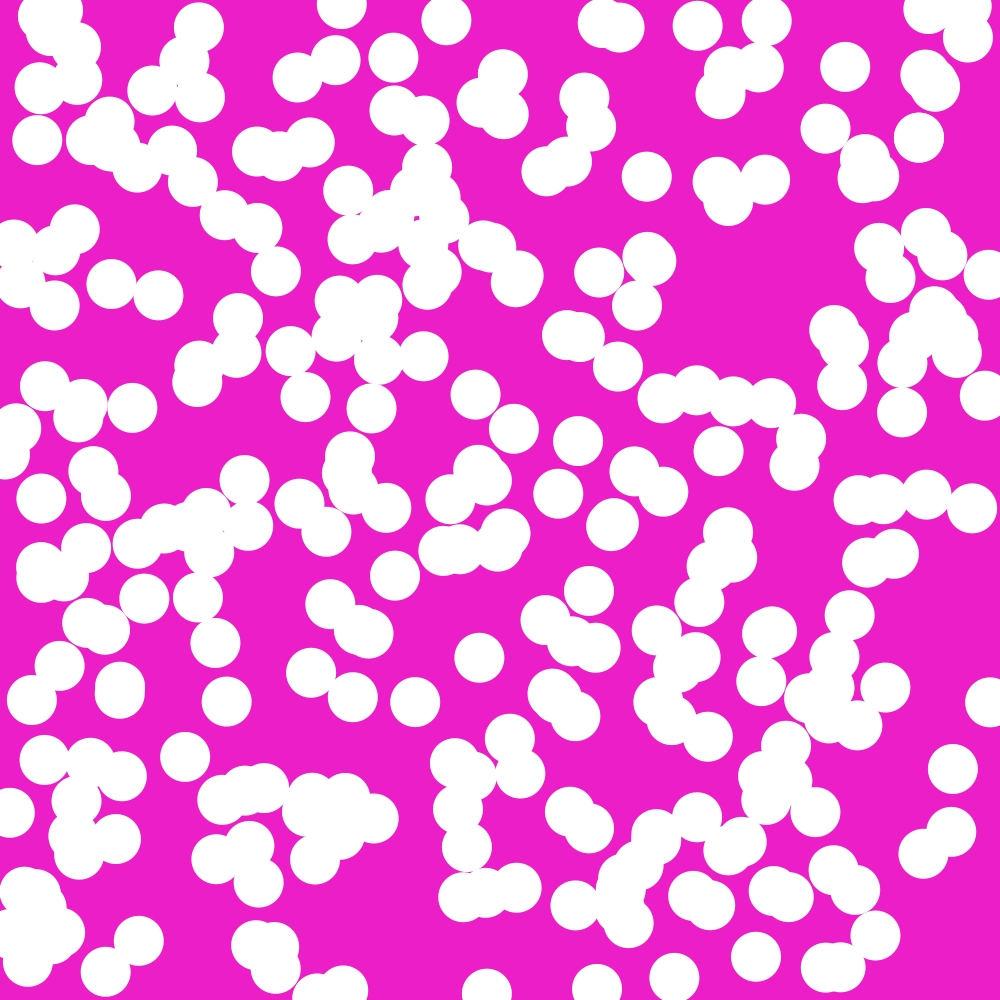
Frame 1 (no input)
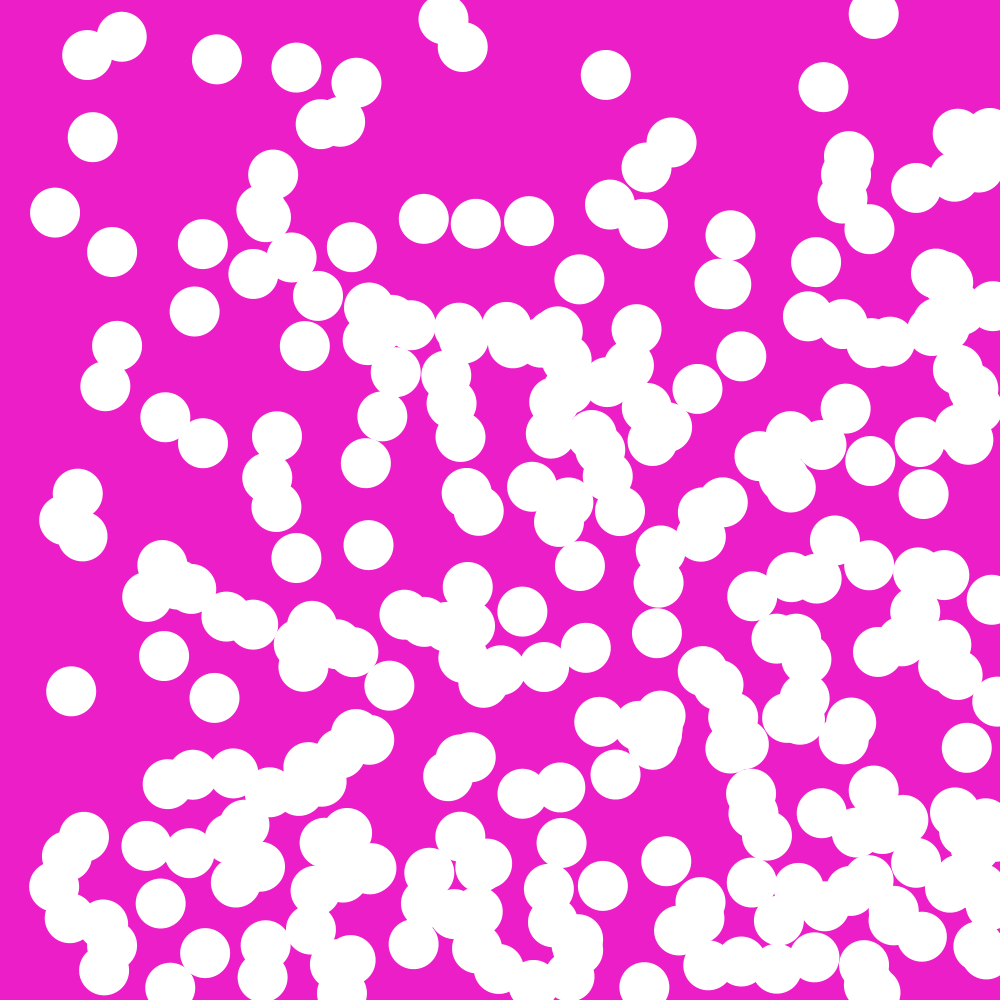
Frame 60 (the mouse pressed at the canvas centre just before this capture)
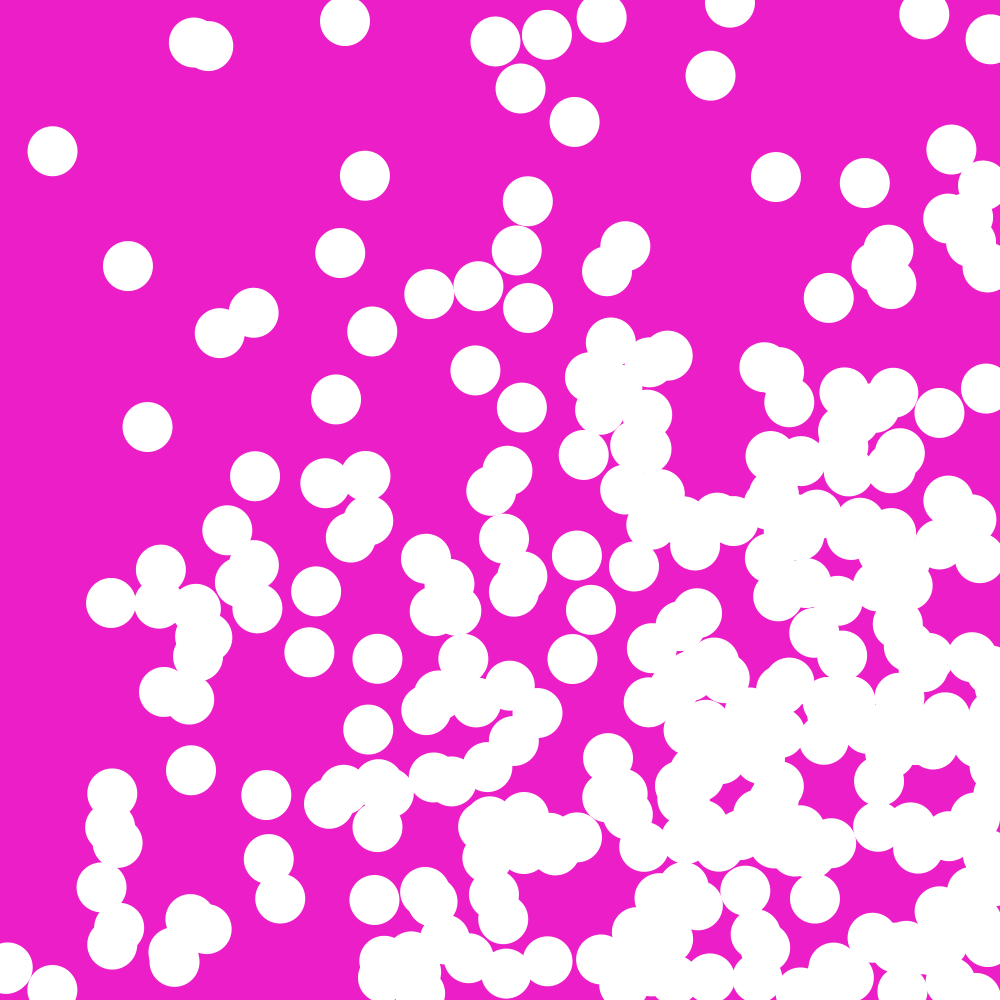
Frame 120 (the mouse held since frame 60 and released just before this capture)

The Processing sketch that drew these frames (run headless with seeded random() and noise(); from frame 60 on, the mouse is pressed at the canvas centre):

// Processing sketch: Clase_4
// ── Clase_4.pde
//inicializamos las variables
int numBubbles = 300;

float[] xPositions;
float[] yPositions;

float[] xSpeeds;
float[] ySpeeds;

int[] xDirections;
int[] yDirections;

void setup() {
  size(1000, 1000);
  //background(0);
  noStroke();

  //definimos tamaños de variables
  xPositions = new float[numBubbles];
  yPositions = new float[numBubbles];

  xSpeeds = new float[numBubbles];
  ySpeeds = new float[numBubbles];

  xDirections = new int[numBubbles];
  yDirections = new int[numBubbles];

  // creamos varoles
  for (int i = 0; i < xPositions.length; i++) {
    xPositions[i] = random(width);
    yPositions[i] = random(width);
    xSpeeds [i] = random(5);
    ySpeeds [i] = random(5);
    xDirections [i]= (random(5) > 0.5) ? 1 : -1;
    yDirections [i]= (random(5) > 0.5) ? 1 : -1;
  }
}

void draw() {
  background(235,30,200);
  for (int i = 0; i < numBubbles; i++) {
    // actualizar la posicion de las Bubbles
    xPositions[i] = xPositions[i] + xSpeeds[i] * xDirections[i];
    yPositions[i] = yPositions[i] + ySpeeds[i] * yDirections[i];

    if (xPositions[i] >= width || xPositions[i] < 0 ) {
      xDirections[i] = xDirections [i] * -1;
    }

    if (yPositions[i] >= height || yPositions[i] < 0 ) {
      yDirections[i] = yDirections [i] * -1;
    }
    ellipse(xPositions[i], yPositions[i], 50, 50);
  }
}
